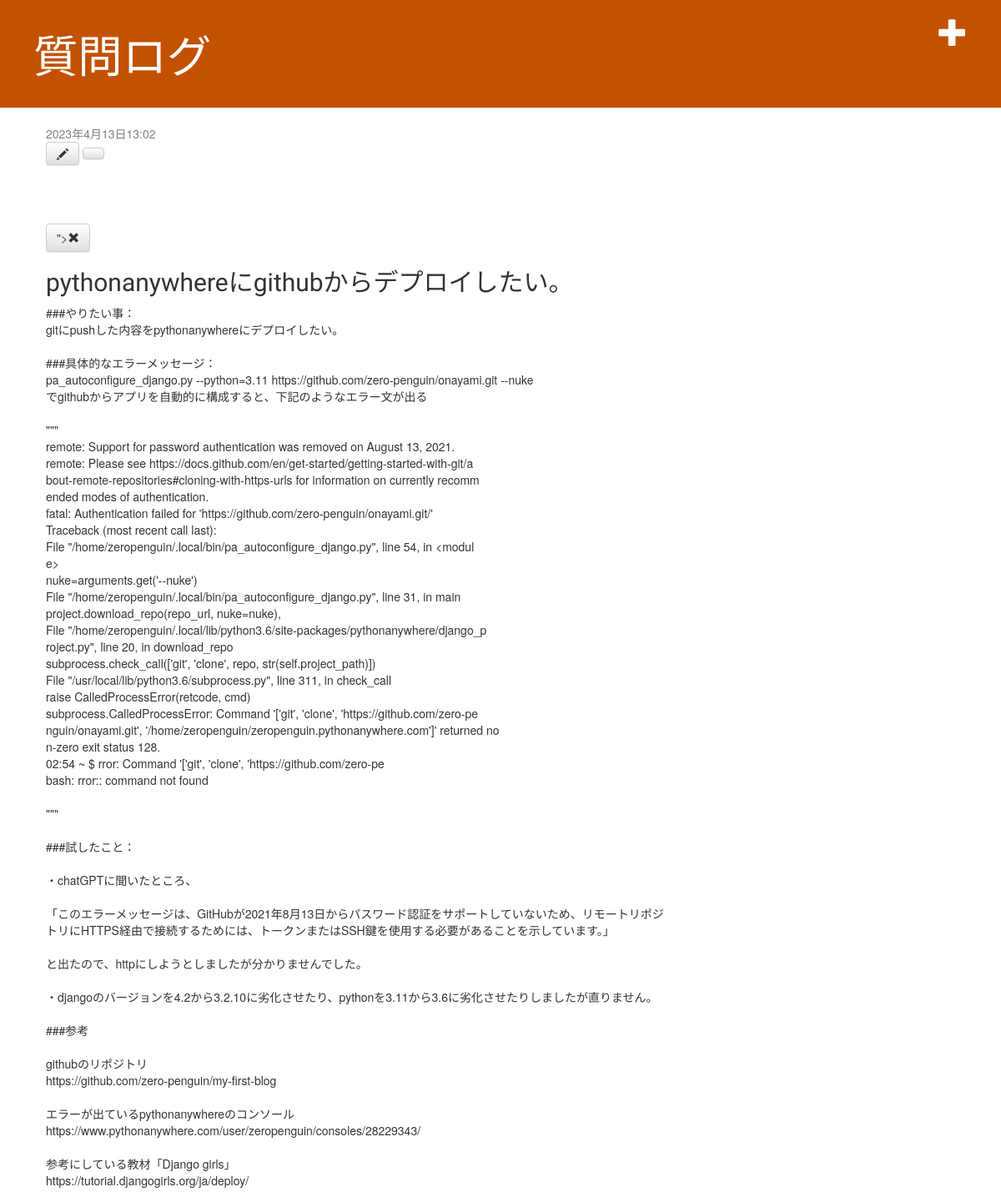
The page /post/8/ on the database its author committed.
### blog/models.py (models this page shows, shortened)
class Post(models.Model):
    author = models.ForeignKey(settings.AUTH_USER_MODEL, on_delete=models.CASCADE)
    title = models.CharField(max_length=200)
    text = models.TextField()
    created_date = models.DateTimeField(default=timezone.now)
    published_date = models.DateTimeField(blank=True, null=True)

### blog/views.py (the view)
# urls.py: path("post/<int:pk>/", views.post_detail, name="post_detail"),
def post_detail(request, pk):
    post = get_object_or_404(Post, pk=pk)
    return render(request, 'blog/post_detail.html', {'post': post})

### blog/templates/blog/post_detail.html
{% extends 'blog/base.html' %}
{% block content %}
    <div class="post">
        {% if post.published_date %}
            <div class="date">
                {{ post.published_date }}
            </div>
        {% endif %}
        <a class="btn btn-default" href="{% url 'post_edit' pk=post.pk %}"><span class="glyphicon glyphicon-pencil"></span></a>
        <a class="btn btn-default" href="<div data-gb-custom-block data-tag="url" data-0='post_remove'></div>"><span class="glyphicon glyphicon-remove"></span></a>
        <h2>{{ post.title }}</h2>
        <p>{{ post.text|linebreaksbr }}</p>
    </div>
{% endblock %}

### blog/static/blog.css (style rules this page uses)
h1, h2, h3, h4 { font-family: 'Lobster', cursive; }
.date { color: #828282; }
.post { margin-bottom: 70px; }

### rows shown on the page
Post: published_date "2023年4月13日13:02", title "pythonanywhereにgithubからデプロイしたい。", text "###やりたい事： gitにpushした内容をpythonanywhereにデプロイしたい。 ###具体的なエラーメッセージ： pa_autoconfigure_django.py --python=3.11 https://github.com/zero-penguin/onayami.git --nuke でgithubからアプリを自動的に構成すると、下記のようなエラー文が出る \"\"\" remote: Support for password authentication was removed on August 13, 2021. remote: Please see https://docs.github.com/en/get-started/getting-started-with-git/a bout-remote-repositories#cloning-with-https-urls for information on currently recomm ended modes of authentication. fatal: Authentication failed for 'https://github.com/zero-penguin/onayami.git/' Traceback (most recent call last): File \"/home/zeropenguin/.local/bin/pa_autoconfigure_django.py\", line 54, in <modul e>…"
